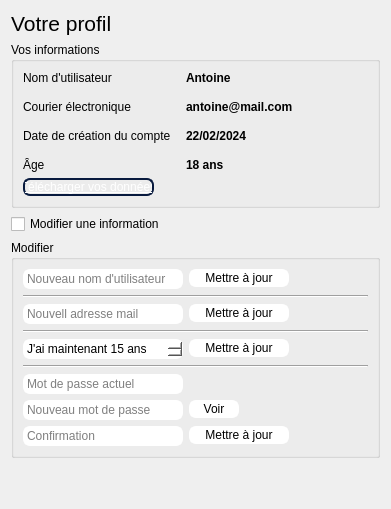
          <widget class="QWidget" name="settingsPage">
           <layout class="QVBoxLayout" name="verticalLayout_12">
            <item>
             <layout class="QHBoxLayout" name="horizontalLayout_10">
              <item>
               <widget class="QLabel" name="settingsLabel">
                <property name="font">
                 <font>
                  <pointsize>16</pointsize>
                 </font>
                </property>
                <property name="text">
                 <string>Votre profil</string>
                </property>
               </widget>
              </item>
              <item>
               <spacer name="horizontalSpacer_6">
                <property name="orientation">
                 <enum>Qt::Horizontal</enum>
                </property>
                <property name="sizeHint" stdset="0">
                 <size>
                  <width>40</width>
                  <height>20</height>
                 </size>
                </property>
               </spacer>
              </item>
             </layout>
            </item>
            <item>
             <widget class="QGroupBox" name="informationsGroupBox">
              <property name="minimumSize">
               <size>
                <width>369</width>
                <height>124</height>
               </size>
              </property>
              <property name="styleSheet">
               <string notr="true"/>
              </property>
              <property name="title">
               <string>Vos informations</string>
              </property>
              <property name="flat">
               <bool>true</bool>
              </property>
              <layout class="QVBoxLayout" name="verticalLayout_13">
               <item>
                <layout class="QHBoxLayout" name="horizontalLayout_13">
                 <property name="spacing">
                  <number>15</number>
                 </property>
                 <item>
                  <layout class="QVBoxLayout" name="verticalLayout_10">
                   <item>
                    <widget class="QLabel" name="staticUsernameLabel">
                     <property name="text">
                      <string>Nom d'utilisateur</string>
                     </property>
                    </widget>
                   </item>
                   <item>
                    <widget class="QLabel" name="staticMailLabel">
                     <property name="text">
                      <string>Courier électronique</string>
                     </property>
                    </widget>
                   </item>
                   <item>
                    <widget class="QLabel" name="staticDateLabel">
                     <property name="text">
                      <string>Date de création du compte</string>
                     </property>
                    </widget>
                   </item>
                   <item>
                    <widget class="QLabel" name="staticAgeLabel">
                     <property name="text">
                      <string>Âge</string>
                     </property>
                    </widget>
                   </item>
                  </layout>
                 </item>
                 <item>
                  <layout class="QVBoxLayout" name="verticalLayout_11">
                   <item>
                    <widget class="QLabel" name="usernameLabel">
                     <property name="font">
                      <font>
                       <weight>75</weight>
                       <bold>true</bold>
                      </font>
                     </property>
                     <property name="text">
                      <string>Antoine</string>
                     </property>
                    </widget>
                   </item>
                   <item>
                    <widget class="QLabel" name="mailLabel">
                     <property name="font">
                      <font>
                       <weight>75</weight>
                       <bold>true</bold>
                      </font>
                     </property>
                     <property name="text">
                      <string>antoine@mail.com</string>
                     </property>
                    </widget>
                   </item>
                   <item>
                    <widget class="QLabel" name="dateLabel">
                     <property name="font">
                      <font>
                       <weight>75</weight>
                       <bold>true</bold>
                      </font>
                     </property>
                     <property name="text">
                      <string>22/02/2024</string>
                     </property>
                    </widget>
                   </item>
                   <item>
                    <widget class="QLabel" name="ageLabel">
                     <property name="font">
                      <font>
                       <weight>75</weight>
                       <bold>true</bold>
                      </font>
                     </property>
                     <property name="text">
                      <string>18 ans</string>
                     </property>
                    </widget>
                   </item>
                  </layout>
                 </item>
                 <item>
                  <spacer name="horizontalSpacer_7">
                   <property name="orientation">
                    <enum>Qt::Horizontal</enum>
                   </property>
                   <property name="sizeHint" stdset="0">
                    <size>
                     <width>40</width>
                     <height>20</height>
                    </size>
                   </property>
                  </spacer>
                 </item>
                </layout>
               </item>
               <item>
                <widget class="QPushButton" name="downloadDataPushButton">
                 <property name="minimumSize">
                  <size>
                   <width>131</width>
                   <height>0</height>
                  </size>
                 </property>
                 <property name="maximumSize">
                  <size>
                   <width>131</width>
                   <height>16777215</height>
                  </size>
                 </property>
                 <property name="font">
                  <font>
                   <underline>true</underline>
                  </font>
                 </property>
                 <property name="styleSheet">
                  <string notr="true">color: rgb(255, 255, 255);
border: 2px solid rgb(8, 26, 62);
border-radius: 7px;</string>
                 </property>
                 <property name="text">
                  <string>Télécharger vos données</string>
                 </property>
                </widget>
               </item>
              </layout>
             </widget>
            </item>
            <item>
             <widget class="QCheckBox" name="doModificationscheckBox">
              <property name="text">
               <string>Modifier une information</string>
              </property>
             </widget>
            </item>
            <item>
             <widget class="QGroupBox" name="modifyGroupBox">
              <property name="styleSheet">
               <string notr="true"/>
              </property>
              <property name="title">
               <string>Modifier</string>
              </property>
              <property name="flat">
               <bool>true</bool>
              </property>
              <property name="checked">
               <bool>false</bool>
              </property>
              <layout class="QVBoxLayout" name="verticalLayout_14">
               <item>
                <layout class="QFormLayout" name="formLayout">
                 <item row="0" column="0">
                  <widget class="QLineEdit" name="changeUsernameLineEdit">
                   <property name="minimumSize">
                    <size>
                     <width>160</width>
                     <height>0</height>
                    </size>
                   </property>
                   <property name="maximumSize">
                    <size>
                     <width>160</width>
                     <height>16777215</height>
                    </size>
                   </property>
                   <property name="styleSheet">
                    <string notr="true">color: rgb(0, 0, 0);
background-color: rgb(255, 255, 255);
border: 2px solid white;
border-radius: 7px;</string>
                   </property>
                   <property name="alignment">
                    <set>Qt::AlignLeading|Qt::AlignLeft|Qt::AlignVCenter</set>
                   </property>
                   <property name="placeholderText">
                    <string>Nouveau nom d'utilisateur</string>
                   </property>
                  </widget>
                 </item>
                 <item row="0" column="1">
                  <widget class="QPushButton" name="updateUsernamePushButton">
                   <property name="minimumSize">
                    <size>
                     <width>100</width>
                     <height>0</height>
                    </size>
                   </property>
                   <property name="maximumSize">
                    <size>
                     <width>100</width>
                     <height>16777215</height>
                    </size>
                   </property>
                   <property name="styleSheet">
                    <string notr="true">color: rgb(0, 0, 0);
background-color: rgb(255, 255, 255);
border: 2px solid white;
border-radius: 7px;</string>
                   </property>
                   <property name="text">
                    <string>Mettre à jour</string>
                   </property>
                  </widget>
                 </item>
                </layout>
               </item>
               <item>
                <widget class="Line" name="line_4">
                 <property name="orientation">
                  <enum>Qt::Horizontal</enum>
                 </property>
                </widget>
               </item>
               <item>
                <layout class="QFormLayout" name="formLayout_3">
                 <item row="0" column="0">
                  <widget class="QLineEdit" name="changeMailLineEdit">
                   <property name="minimumSize">
                    <size>
                     <width>160</width>
                     <height>0</height>
                    </size>
                   </property>
                   <property name="maximumSize">
                    <size>
                     <width>160</width>
                     <height>16777215</height>
                    </size>
                   </property>
                   <property name="styleSheet">
                    <string notr="true">color: rgb(0, 0, 0);
background-color: rgb(255, 255, 255);
border: 2px solid white;
border-radius: 7px;</string>
                   </property>
                   <property name="placeholderText">
                    <string>Nouvell adresse mail</string>
                   </property>
                  </widget>
                 </item>
                 <item row="0" column="1">
                  <widget class="QPushButton" name="updateMailPushButton">
                   <property name="minimumSize">
                    <size>
                     <width>100</width>
                     <height>0</height>
                    </size>
                   </property>
                   <property name="maximumSize">
                    <size>
                     <width>100</width>
                     <height>16777215</height>
                    </size>
                   </property>
                   <property name="styleSheet">
                    <string notr="true">color: rgb(0, 0, 0);
background-color: rgb(255, 255, 255);
border: 2px solid white;
border-radius: 7px;</string>
                   </property>
                   <property name="text">
                    <string>Mettre à jour</string>
                   </property>
                  </widget>
                 </item>
                </layout>
               </item>
               <item>
                <widget class="Line" name="line_3">
                 <property name="orientation">
                  <enum>Qt::Horizontal</enum>
                 </property>
                </widget>
               </item>
               <item>
                <layout class="QFormLayout" name="formLayout_5">
                 <item row="0" column="0">
                  <widget class="QSpinBox" name="changeAgeSpinBox">
                   <property name="minimumSize">
                    <size>
                     <width>160</width>
                     <height>0</height>
                    </size>
                   </property>
                   <property name="maximumSize">
                    <size>
                     <width>160</width>
                     <height>16777215</height>
                    </size>
                   </property>
                   <property name="styleSheet">
                    <string notr="true">color: rgb(0, 0, 0);
background-color: rgb(255, 255, 255);
border: 2px solid white;
border-radius: 7px;</string>
                   </property>
                   <property name="suffix">
                    <string> ans</string>
                   </property>
                   <property name="prefix">
                    <string>J'ai maintenant </string>
                   </property>
                   <property name="minimum">
                    <number>15</number>
                   </property>
                   <property name="value">
                    <number>15</number>
                   </property>
                  </widget>
                 </item>
                 <item row="0" column="1">
                  <widget class="QPushButton" name="updateAgePushButton">
                   <property name="minimumSize">
                    <size>
                     <width>100</width>
                     <height>0</height>
                    </size>
                   </property>
                   <property name="maximumSize">
                    <size>
                     <width>100</width>
                     <height>16777215</height>
                    </size>
                   </property>
                   <property name="styleSheet">
                    <string notr="true">color: rgb(0, 0, 0);
background-color: rgb(255, 255, 255);
border: 2px solid white;
border-radius: 7px;</string>
                   </property>
                   <property name="text">
                    <string>Mettre à jour</string>
                   </property>
                  </widget>
                 </item>
                </layout>
               </item>
               <item>
                <widget class="Line" name="line_5">
                 <property name="orientation">
                  <enum>Qt::Horizontal</enum>
                 </property>
                </widget>
               </item>
               <item>
                <layout class="QFormLayout" name="formLayout_2">
                 <item row="0" column="0">
                  <widget class="QLineEdit" name="currentPasswordLineEdit">
                   <property name="minimumSize">
                    <size>
                     <width>160</width>
                     <height>0</height>
                    </size>
                   </property>
                   <property name="maximumSize">
                    <size>
                     <width>160</width>
                     <height>16777215</height>
                    </size>
                   </property>
                   <property name="styleSheet">
                    <string notr="true">color: rgb(0, 0, 0);
background-color: rgb(255, 255, 255);
border: 2px solid white;
border-radius: 7px;</string>
                   </property>
                   <property name="echoMode">
                    <enum>QLineEdit::PasswordEchoOnEdit</enum>
                   </property>
                   <property name="placeholderText">
                    <string>Mot de passe actuel</string>
                   </property>
                   <property name="clearButtonEnabled">
                    <bool>true</bool>
                   </property>
                  </widget>
                 </item>
                 <item row="1" column="0">
                  <widget class="QLineEdit" name="changePasswordLineEdit">
                   <property name="minimumSize">
                    <size>
                     <width>160</width>
                     <height>0</height>
                    </size>
                   </property>
                   <property name="styleSheet">
                    <string notr="true">color: rgb(0, 0, 0);
background-color: rgb(255, 255, 255);
border: 2px solid white;
border-radius: 7px;</string>
                   </property>
                   <property name="echoMode">
                    <enum>QLineEdit::Password</enum>
                   </property>
                   <property name="placeholderText">
                    <string>Nouveau mot de passe</string>
                   </property>
                   <property name="clearButtonEnabled">
                    <bool>true</bool>
                   </property>
                  </widget>
                 </item>
                 <item row="2" column="0">
                  <widget class="QLineEdit" name="confirmPasswordLineEdit">
                   <property name="minimumSize">
                    <size>
                     <width>160</width>
                     <height>0</height>
                    </size>
                   </property>
                   <property name="styleSheet">
                    <string notr="true">color: rgb(0, 0, 0);
background-color: rgb(255, 255, 255);
border: 2px solid white;
border-radius: 7px;</string>
                   </property>
                   <property name="echoMode">
                    <enum>QLineEdit::Password</enum>
                   </property>
                   <property name="placeholderText">
                    <string>Confirmation</string>
                   </property>
                   <property name="clearButtonEnabled">
                    <bool>true</bool>
                   </property>
                  </widget>
                 </item>
                 <item row="2" column="1">
                  <widget class="QPushButton" name="updatePasswordPushButton">
                   <property name="minimumSize">
                    <size>
                     <width>100</width>
                     <height>0</height>
                    </size>
                   </property>
                   <property name="maximumSize">
                    <size>
                     <width>100</width>
                     <height>16777215</height>
                    </size>
                   </property>
                   <property name="styleSheet">
                    <string notr="true">color: rgb(0, 0, 0);
background-color: rgb(255, 255, 255);
border: 2px solid white;
border-radius: 7px;</string>
                   </property>
                   <property name="text">
                    <string>Mettre à jour</string>
                   </property>
                  </widget>
                 </item>
                 <item row="1" column="1">
                  <widget class="QPushButton" name="seeNewPasswordPushButton">
                   <property name="maximumSize">
                    <size>
                     <width>50</width>
                     <height>16777215</height>
                    </size>
                   </property>
                   <property name="styleSheet">
                    <string notr="true">color: rgb(0, 0, 0);
background-color: rgb(255, 255, 255);
border: 2px solid white;
border-radius: 7px;</string>
                   </property>
                   <property name="text">
                    <string>Voir</string>
                   </property>
                  </widget>
                 </item>
                </layout>
               </item>
              </layout>
             </widget>
            </item>
            <item>
             <spacer name="verticalSpacer_3">
              <property name="orientation">
               <enum>Qt::Vertical</enum>
              </property>
              <property name="sizeHint" stdset="0">
               <size>
                <width>20</width>
                <height>40</height>
               </size>
              </property>
             </spacer>
            </item>
           </layout>
          </widget>
